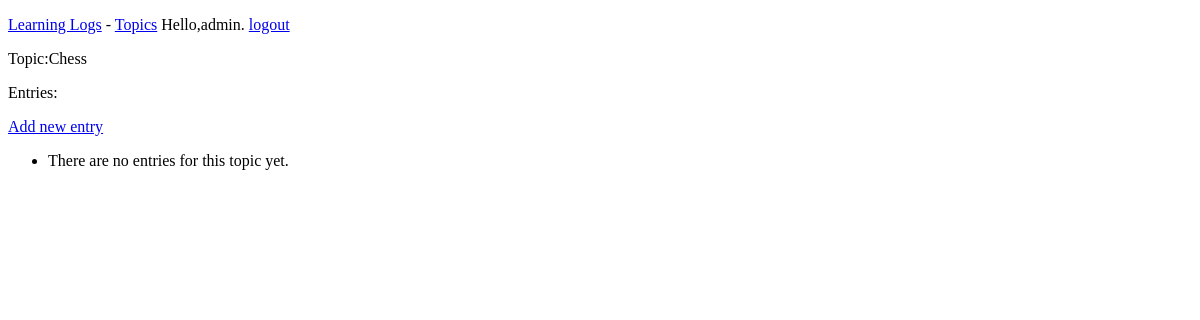
Before: /topics/1/ (signed in) with the older database file.
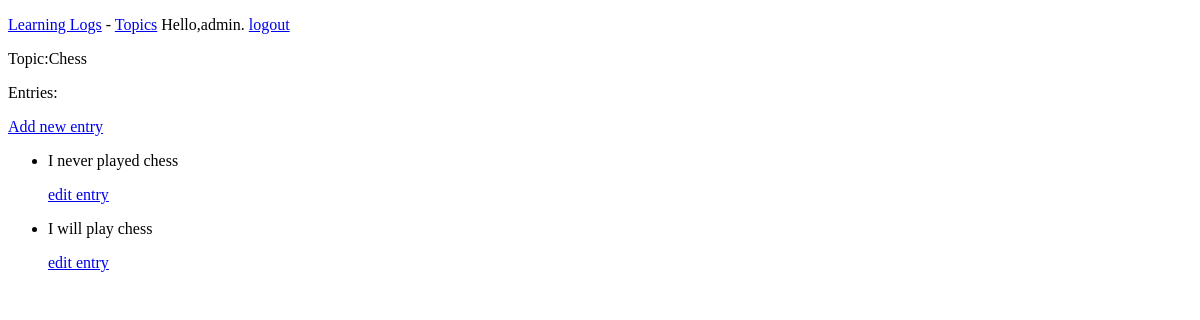
After: the same page with the newer database file.
### learning_logs/models.py (models this page shows, shortened)
class Topic(models.Model):
    text = models.CharField(max_length=200)
    date_added = models.DateTimeField(auto_now_add=True)
    owner = models.ForeignKey(User)
    def __str__(self):
        return self.text

class Entry(models.Model):
    topic = models.ForeignKey(Topic)
    text = models.TextField()
    date_added = models.DateTimeField(auto_now_add=True)
    class Meta:
        verbose_name_plural = 'entries'

### learning_logs/views.py (the view)
# urls.py: url(r'^topics/(?P<topic_id>\d+)/$', views.topic, name='topic'),
@login_required()
def topic(request,topic_id):
    topic = Topic.objects.get(id=topic_id)
    entries = topic.entry_set.order_by('-date_added')
    context = {'topic':topic,
               'entries':entries}
    return render(request,'learning_logs/topic.html',context)

### templates/learning_logs/topic.html (shortened to what this page needs)
<!DOCTYPE html>
{% extends 'learning_logs/base.html' %}
{% block content %}
    <p>Topic:{{ topic }}</p>
    <p>Entries:</p>
    <p>
    <a href="{% url 'learning_logs:new_entry' topic.id %}">Add new entry</a>
     </p>
    <ul>
        {% for entry in entries %}
        <li>
            <p>{{ entry.text|linebreaks }}</p>
                <p><a href="{% url 'learning_logs:edit_entry' entry.id %}">edit entry</a></p>
        </li>
    {% empty %}
        <li>
            There are no entries for this topic yet.
        </li>
    {% endfor %}
    </ul>
{% endblock %}

### templates/learning_logs/base.html (shortened to what this page needs)
<!DOCTYPE html>
<html lang="en">
<head>
</head>
<body>
<p><a href="{% url 'learning_logs:index' %}">Learning Logs</a> -
<a href="{% url 'learning_logs:topics' %}">Topics</a>
    {% if user.is_authenticated %}
        Hello,{{ user.username }}.
        <a href="{% url 'users:logout' %}">logout</a>
    {% else %}
        <a href="{% url 'users:register' %}">register</a>-
        <a href="{% url 'users:login' %}">log in</a>
    {% endif %}
</p>
{% block content %}
{% endblock %}
</body>
</html>

Changed rows visible on the page:
added Entry: text "I never played chess"
added Entry: text "I will play chess"
Other visible differences:
text no longer shown: "There are no entries for this topic yet."
